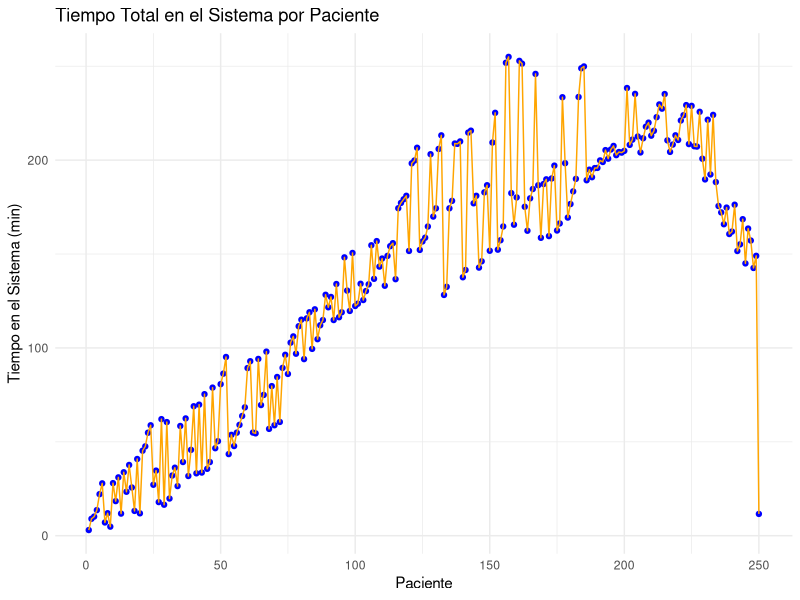
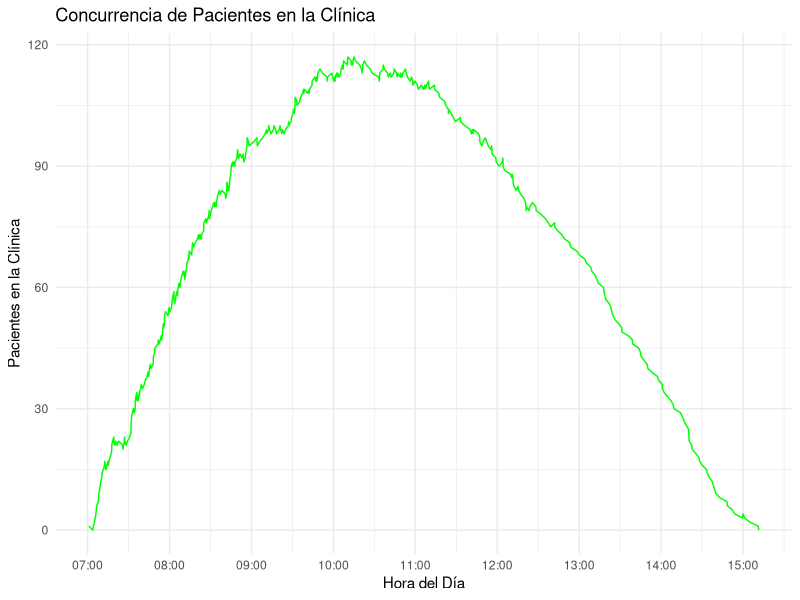

These charts were generated, in order, by the following R code:
# Una clínica médica abre sus puertas desde las 7:00 AM hasta las 3:00 PM y atiende a 250 pacientes durante el día.

# Tiempos de llegada de los pacientes
# Los tiempos de llegada siguen una distribución normal con media 0 y desviación estándar 1.
# Para garantizar que las llegadas ocurran dentro del horario de atención, los valores se escalan y ajustan al rango adecuado.

# Asignación de consultorios
# Consultorio 1: 25% de probabilidad, tiempo de consulta con distribución exponencial con media de 6 minutos.
# Consultorio 2: 35% de probabilidad, tiempo de consulta con distribución uniforme entre 4 y 8 minutos.
# Consultorio 3: 40% de probabilidad, tiempo de consulta con distribución Poisson con media de 5 minutos.

# Objetivo
# Simular la atención de los 250 pacientes.
# Determinar cuál es la hora más concurrida del día, es decir, en qué momento hay más pacientes en la clínica.
# Generar gráficos que muestren:
# El tiempo total que cada paciente pasa en la clínica desde su llegada hasta su salida.
# La concurrencia de pacientes en la clínica a lo largo del día.

# Fijar semilla para reproducibilidad
set.seed(123)

# Parámetros
n_pacientes <- 250
hora_apertura <- 7 * 60  # 7:00 AM en minutos
hora_cierre <- 15 * 60   # 3:00 PM en minutos
duracion_dia <- hora_cierre - hora_apertura

# Generar tiempos de llegada (normalizados dentro del rango de atención)
llegadas_normales <- abs(rnorm(n_pacientes, mean = 0, sd = 1))
llegadas_ajustadas <- sort(hora_apertura + (llegadas_normales / max(llegadas_normales)) * duracion_dia)

# Asignación de consultorios con diferentes probabilidades
tipos_consultorio <- sample(1:3, n_pacientes, replace = TRUE, prob = c(0.25, 0.35, 0.40))

# Generar tiempos de consulta según el consultorio asignado
tiempos_consulta <- numeric(n_pacientes)
tiempos_consulta[tipos_consultorio == 1] <- rexp(sum(tipos_consultorio == 1), rate = 1/6)
tiempos_consulta[tipos_consultorio == 2] <- runif(sum(tipos_consultorio == 2), min = 4, max = 8)
tiempos_consulta[tipos_consultorio == 3] <- rpois(sum(tipos_consultorio == 3), lambda = 5)

# Simulación de atención en los consultorios
tiempos_inicio <- numeric(n_pacientes)
tiempos_fin <- numeric(n_pacientes)
tiempo_consultorio_libre <- rep(hora_apertura, 3)

for (i in 1:n_pacientes) {
  consultorio <- tipos_consultorio[i]
  tiempos_inicio[i] <- max(llegadas_ajustadas[i], tiempo_consultorio_libre[consultorio])
  tiempos_fin[i] <- tiempos_inicio[i] + tiempos_consulta[i]
  tiempo_consultorio_libre[consultorio] <- tiempos_fin[i]
}

# Cálculo del tiempo total en el sistema
time_in_system <- tiempos_fin - llegadas_ajustadas

# Crear dataframe con los datos
df_pacientes <- data.frame(
  Paciente = 1:n_pacientes,
  Llegada = llegadas_ajustadas,
  Inicio_Atencion = tiempos_inicio,
  Fin_Atencion = tiempos_fin,
  Tiempo_Sistema = time_in_system
)

# Mostrar primeros y últimos 10 pacientes
print(head(df_pacientes, 10))
print(tail(df_pacientes, 10))

# Determinar concurrencia en la clínica
tiempos_eventos <- sort(c(llegadas_ajustadas, tiempos_fin))
clientes_en_clinica <- numeric(length(tiempos_eventos))
contador <- 0

for (i in 1:length(tiempos_eventos)) {
  contador <- sum(llegadas_ajustadas <= tiempos_eventos[i]) - sum(tiempos_fin <= tiempos_eventos[i])
  clientes_en_clinica[i] <- contador
}

# Encontrar la hora más concurrida
hora_pico <- tiempos_eventos[which.max(clientes_en_clinica)]

# Función para convertir minutos a formato HH:MM
convertir_hora <- function(minutos) {
  hora <- floor(minutos / 60)
  minuto <- round(minutos %% 60)
  sprintf("%02d:%02d", hora, minuto)
}

# Imprimir la hora más concurrida
cat("La hora más concurrida del día es a las", convertir_hora(hora_pico), "\n")

# Graficar tiempo total en el sistema por paciente
library(ggplot2)
df_tiempo_sistema <- data.frame(Paciente = 1:n_pacientes, Tiempo = time_in_system)
ggplot(df_tiempo_sistema, aes(x = Paciente, y = Tiempo)) +
  geom_point(color = "blue") +
  geom_line(color = "orange") +
  labs(title = "Tiempo Total en el Sistema por Paciente",
       x = "Paciente",
       y = "Tiempo en el Sistema (min)") +
  theme_minimal()

# Graficar concurrencia de pacientes en la clínica
df_concurrencia <- data.frame(Tiempo = tiempos_eventos, Pacientes = clientes_en_clinica)
ggplot(df_concurrencia, aes(x = Tiempo, y = Pacientes)) +
  geom_line(color = "green") +
  scale_x_continuous(breaks = seq(hora_apertura, hora_cierre, by = 60),
                     labels = sapply(seq(hora_apertura, hora_cierre, by = 60), convertir_hora)) +
  labs(title = "Concurrencia de Pacientes en la Clínica",
       x = "Hora del Día",
       y = "Pacientes en la Clínica") +
  theme_minimal()
